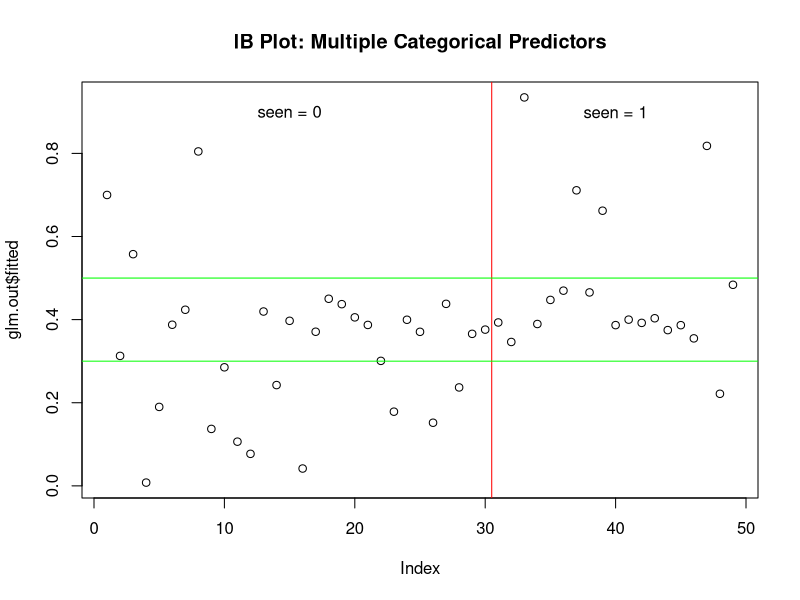

Source code (R):
# Investigating Logistic Regression
# October 7, 2013

# Recently, a some students from the psychology department conducted a study in which they 
# studied a phenomenon called Inattentional Blindness (IB). IB refers to situations in which a 
#person fails to see an obvious stimulus right in front of his eyes. In their study, my colleagues 
# had subjects view an online video showing college students passing basketballs to each other, 
# and the task was to count the number of times students in white shirts passed the basketball. 
# During the video, a person in a black gorilla suit walked though the picture in a very obvious way. 
# At the end of the video, subjects were asked if they saw the gorilla. Most did not!

# Both of the researchers hypothesized that IB could be predicted from performance on the Stroop Color 
# Word test. This test produces three scores: "W" (word alone, i.e., a score derived from reading a 
# list of color words such as red, green, black), "C" (color alone, in which a score is derived from 
# naming the color in which a series of Xs are printed), and "CW" (the Stroop task, in which a score is 
# derived from the subject's attempt to name the color in which a color word is printed when the word 
# and the color do not agree).

# Create the data frame that holds the raw data
gorilla = data.frame(rep(c(0,1),c(30,19)),
                     c(126,118,61,69,57,78,114,81,73,93,116,156,90,120,99,113,103,123,
                       86,99,102,120,128,100,95,80,98,111,101,102,100,112,82,72,72,
                       89,108,88,116,100,99,93,100,110,100,106,115,120,97),
                     c(86,76,66,48,59,64,61,85,57,50,92,70,66,73,68,110,78,61,65,
                       77,77,74,100,89,61,55,92,90,85,78,66,78,84,63,65,71,46,70,
                       83,69,70,63,93,76,83,71,112,87,82),
                     c(64,54,44,32,42,53,41,47,33,45,49,45,48,49,44,47,52,28,42,51,54,
                       53,56,56,37,36,51,52,45,51,48,55,37,46,47,49,29,49,67,39,43,36,
                       62,56,36,49,66,54,41))
colnames(gorilla) = c("seen","W","C","CW")
str(gorilla)

# Note that we could also do the following to read in the data
# read.csv(file) -> gorilla
# str(gorilla)

# Let's first look for the correlation
cor(gorilla)

# Note that I could achieve the same thing by using the tapply() function
with(gorilla, tapply(W, seen, mean))
with(gorilla, tapply(C, seen, mean))
with(gorilla, tapply(CW, seen, mean))

# As I note from doing the analysis, none of the Stroop scale scores are moderately 
# positively correlated with each other, but none of them appears to be related to the 
# "seen" response variable, at least not to any impressive extent. There doesn't appear to be 
# much here to look at. Thus, we press on. 

# Since the response is a binomial variable, a logistic regression can be done
glm.out = glm(seen ~ W * C * CW, family=binomial(logit), data=gorilla)
summary(glm.out) # Generate a summary of the model

# Let's also look for the ANOVA of the model
anova(glm.out, test="Chisq")

# As we see from the initial results, none of the coefficients are significantly different from 
# zero (but a few are close). The deviance was reduced by 8.157 points on 7 degrees of freedom, for a p-value of...
1 - pchisq(8.157, df=7) # Calculate the p-value

# Overall, the model appears to have performed poorly, showing no significant reduction in deviance 
# (no significant difference from the null model). The second print out shows the same overall 
# reduction in deviance, from 65.438 to 57.281 on 7 degrees of freedom. In this print out, 
# however, the reduction in deviance is shown for each term, added sequentially first to last. 
# Of note is the three-way interaction term, which produced a nearly significant reduction in 
# deviance of 3.305 on 1 degree of freedom (p = 0.069).

# Let's look at a graph of the output. How would you interpret it?
png('c:/Users/Nate/Git/riemann/logistic_regression_numerical_predictors_plot.png')
plot(glm.out$fitted,
     main = "IB Plot: Multiple Categorical Predictors")
abline(v=30.5,col="red")
abline(h=.3,col="green")
abline(h=.5,col="green")
text(15,.9,"seen = 0")
text(40,.9,"seen = 1")
dev.off()